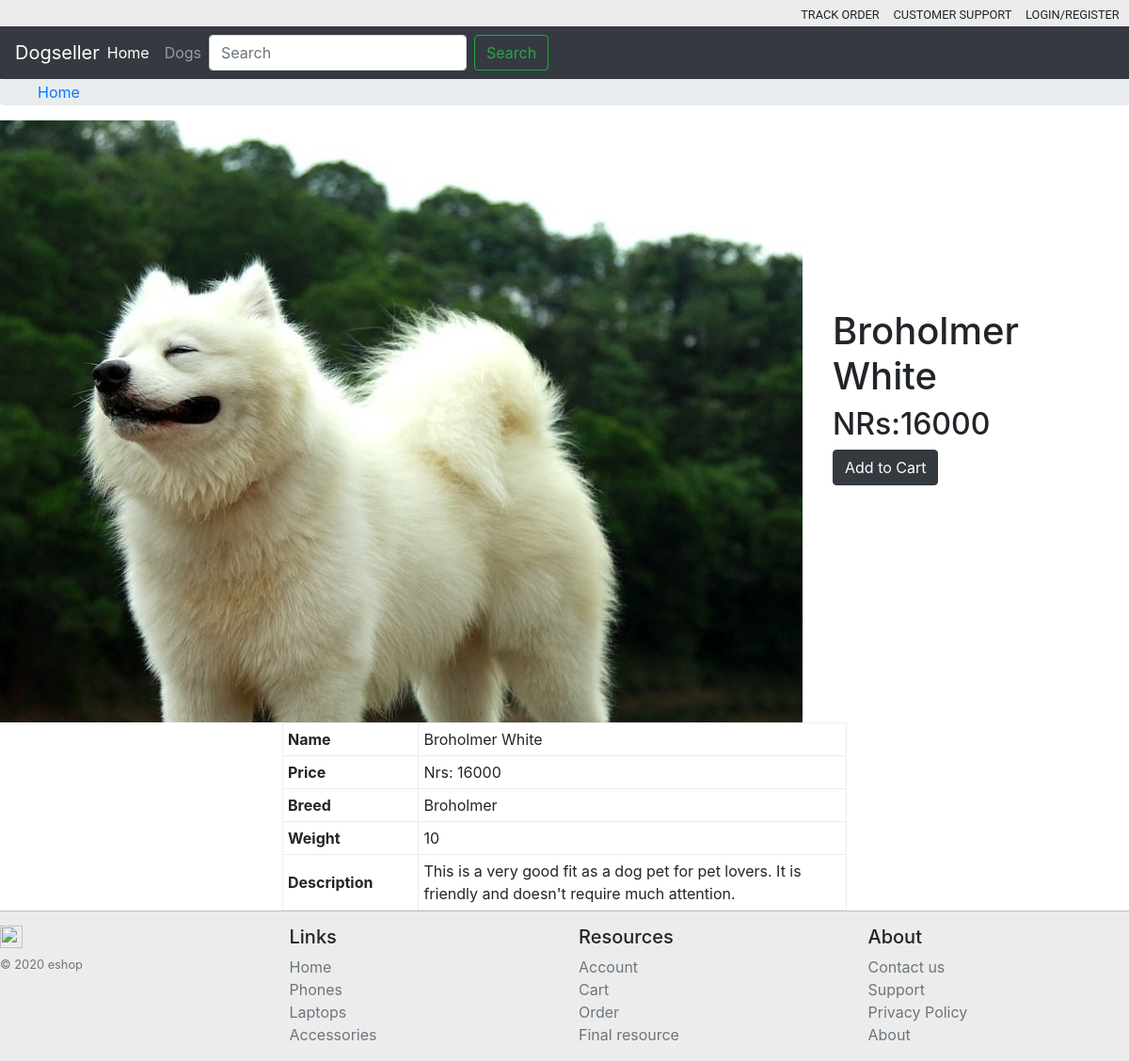
Page /view/2 on the committed database.
### viewDogs/models.py (models this page shows, shortened)
class Dogs(models.Model):
    name = models.CharField(max_length= 255)
    price = models.IntegerField()
    stockNo = models.IntegerField()
    image = models.ImageField(upload_to='media/images/')
    breed = models.CharField(max_length=255)
    weight = models.IntegerField()
    description = models.CharField(max_length= 255)

### viewDogs/views.py (the view)
# urls.py: path('view/<int:ID>',viewProductDetails)
def viewProductDetails(request,ID):
    product = Dogs.objects.get(id=ID)
    context_varible = {'product':product}
    return render(request,'viewDogs/view.html',context_varible)

### viewDogs/Templates/viewDogs/view.html (shortened to what this page needs)
{% extends 'viewDogs/base.html' %}
{% block main-page %}
<div class="mainsection">
    <div class="mainsection-top">
        <div class="mainsection-top-image">
            <img src="{{product.image.url}}" alt="...">
        </div>
        <div class="mainsection-top-price">
            <h1>{{product.name}}</h1>
            <h2>NRs:{{product.price}}</h2>
            <a href="#" class="btn btn-dark">Add to Cart</a>
        </div>
    </div>
    <div class="mainsection-bottom">
        <table>
            <tr>
                <td>Name</td>
                <td>{{product.name}}</td>
            </tr>
            <tr>
                <td>Price</td>
                <td>Nrs: {{product.price}}</td>
            </tr>
            <tr>
                <td>Breed</td>
                <td>{{product.breed}}</td>
            </tr>
            <tr>
                <td>Weight</td>
                <td>{{product.weight}}</td>
            </tr>
            <tr>
                <td>Description</td>
                <td>{{product.description}}</td>
            </tr>
        </table>
    </div>
</div>
{% endblock %}

### viewDogs/Templates/viewDogs/view.html (style rules this page uses)
table { width: 50%; }
table, th, td { border: 1px solid rgb(238, 236, 236); }
th, td { padding: 5px; }
td:first-child { font-weight: bold; padding-right: 3em; }
.mainsection-top-price { margin-left: 2em; padding-top: 200px; }
.mainsection-top { display: flex; flex-direction: row; justify-content: center; }
.mainsection-bottom { display: flex; justify-content: center; }

### rows in the picture
Dogs: image (picture), name "Broholmer White", price "16000", breed "Broholmer", weight "10", description "This is a very good fit as a dog pet for pet lovers. It is friendly and doesn't require much attention."
